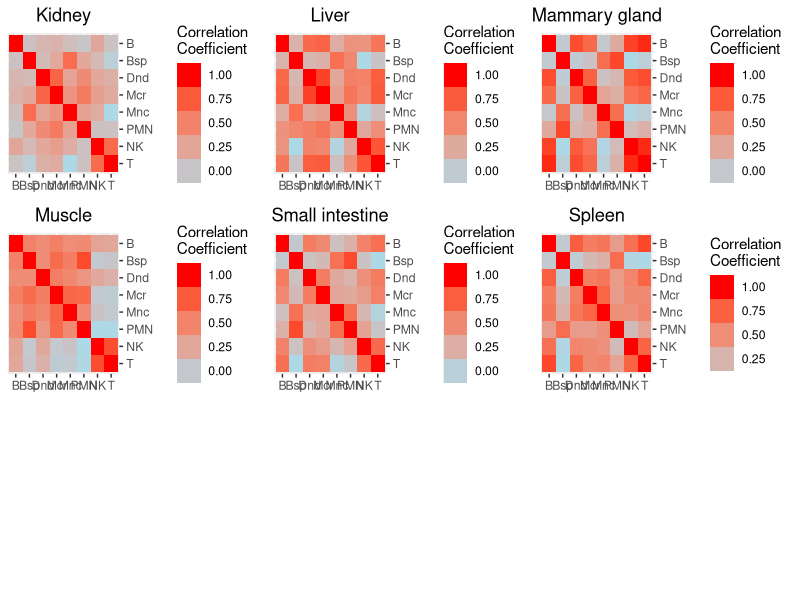

Write the R code that produced this figure. (Note: this script raises an error after producing the figure.)
library(openxlsx)
library(reshape2)
library(ggplot2)
library(RColorBrewer)
library(ggpubr)

K_sig <- read.csv("Figure_1/Data/MS/K.csv", row.names = 1)
K_sig <- K_sig[,order(colnames(K_sig))]
colnames(K_sig) <- c("B","Bsp","Dnd","Mcr","Mnc","PMN","NK","T")
K_cormat <- round(cor(K_sig),2)

K_melted <- melt(K_cormat)
K_melted$Var2 = with(K_melted, factor(Var2, levels = rev(levels(Var2))))

K_corplot <- ggplot(data = K_melted, aes(x=Var1, y=Var2, fill=value)) + 
  geom_tile() + scale_y_discrete(position = "right", label=abbreviate) + ggtitle("Kidney") +
  xlab(NULL) + ylab(NULL) + theme(plot.title = element_text(hjust = 0.5)) + guides(fill=guide_legend(title="Correlation\nCoefficient", reverse=T)) + scale_x_discrete(label=abbreviate) + scale_fill_continuous(high = "red", low = "light blue")

L_sig <- read.csv("Figure_1/Data/MS/L.csv", row.names = 1)
L_sig <- L_sig[,order(colnames(L_sig))]
colnames(L_sig) <- c("B","Bsp","Dnd","Mcr","Mnc","PMN","NK","T")
L_cormat <- round(cor(L_sig),2)

L_melted <- melt(L_cormat)
L_melted$Var2 = with(L_melted, factor(Var2, levels = rev(levels(Var2))))

L_corplot <- ggplot(data = L_melted, aes(x=Var1, y=Var2, fill=value)) + 
  geom_tile() + scale_y_discrete(position = "right", label=abbreviate) + ggtitle("Liver") +
  xlab(NULL) + ylab(NULL) + theme(plot.title = element_text(hjust = 0.5)) + guides(fill=guide_legend(title="Correlation\nCoefficient", reverse=T)) + scale_x_discrete(label=abbreviate) + scale_fill_continuous(high = "red", low = "light blue")

MG_sig <- read.csv("Figure_1/Data/MS/MG.csv", row.names = 1)
MG_sig <- MG_sig[,order(colnames(MG_sig))]
colnames(MG_sig) <- c("B","Bsp","Dnd","Mcr","Mnc","PMN","NK","T")
MG_cormat <- round(cor(MG_sig),2)

MG_melted <- melt(MG_cormat)
MG_melted$Var2 = with(MG_melted, factor(Var2, levels = rev(levels(Var2))))

MG_corplot <- ggplot(data = MG_melted, aes(x=Var1, y=Var2, fill=value)) + 
  geom_tile() + scale_y_discrete(position = "right", label=abbreviate) + ggtitle("Mammary gland") +
  xlab(NULL) + ylab(NULL) + theme(plot.title = element_text(hjust = 0.5)) + guides(fill=guide_legend(title="Correlation\nCoefficient", reverse=T)) + scale_x_discrete(label=abbreviate) + scale_fill_continuous(high = "red", low = "light blue")

M_sig <- read.csv("Figure_1/Data/MS/M.csv", row.names = 1)
M_sig <- M_sig[,order(colnames(M_sig))]
colnames(M_sig) <- c("B","Bsp","Dnd","Mcr","Mnc","PMN","NK","T")
M_cormat <- round(cor(M_sig),2)

M_melted <- melt(M_cormat)
M_melted$Var2 = with(M_melted, factor(Var2, levels = rev(levels(Var2))))

M_corplot <- ggplot(data = M_melted, aes(x=Var1, y=Var2, fill=value)) + 
  geom_tile() + scale_y_discrete(position = "right", label=abbreviate) + ggtitle("Muscle") +
  xlab(NULL) + ylab(NULL) + theme(plot.title = element_text(hjust = 0.5)) + guides(fill=guide_legend(title="Correlation\nCoefficient", reverse=T)) + scale_x_discrete(label=abbreviate) + scale_fill_continuous(high = "red", low = "light blue")

SI_sig <- read.csv("Figure_1/Data/MS/SI.csv", row.names = 1)
SI_sig <- SI_sig[,order(colnames(SI_sig))]
colnames(SI_sig) <- c("B","Bsp","Dnd","Mcr","Mnc","PMN","NK","T")
SI_cormat <- round(cor(SI_sig),2)

SI_melted <- melt(SI_cormat)
SI_melted$Var2 = with(SI_melted, factor(Var2, levels = rev(levels(Var2))))

SI_corplot <- ggplot(data = SI_melted, aes(x=Var1, y=Var2, fill=value)) + 
  geom_tile() + scale_y_discrete(position = "right", label=abbreviate) + ggtitle("Small intestine") +
  xlab(NULL) + ylab(NULL) + theme(plot.title = element_text(hjust = 0.5)) + guides(fill=guide_legend(title="Correlation\nCoefficient", reverse=T)) + scale_x_discrete(label=abbreviate) + scale_fill_continuous(high = "red", low = "light blue")

S_sig <- read.csv("Figure_1/Data/MS/S.csv", row.names = 1)
S_sig <- S_sig[,order(colnames(S_sig))]
colnames(S_sig) <- c("B","Bsp","Dnd","Mcr","Mnc","PMN","NK","T")
S_cormat <- round(cor(S_sig),2)

S_melted <- melt(S_cormat)
S_melted$Var2 = with(S_melted, factor(Var2, levels = rev(levels(Var2))))

S_corplot <- ggplot(data = S_melted, aes(x=Var1, y=Var2, fill=value)) + 
  geom_tile() + scale_y_discrete(position = "right", label=abbreviate) + ggtitle("Spleen") +
  xlab(NULL) + ylab(NULL) + theme(plot.title = element_text(hjust = 0.5)) + guides(fill=guide_legend(title="Correlation\nCoefficient", reverse=T)) + scale_x_discrete(label=abbreviate) + scale_fill_continuous(high = "red", low = "light blue")

ggarrange(K_corplot, L_corplot, MG_corplot, M_corplot, SI_corplot, S_corplot,
          ncol = 3, nrow = 3)

############Sup_Table1

K_cormat[lower.tri(K_cormat, diag = TRUE)] <- NA
K_melted_table <- melt(K_cormat, na.rm = TRUE)

L_cormat[lower.tri(L_cormat, diag = TRUE)] <- NA
L_melted_table <- melt(L_cormat, na.rm = TRUE)

MG_cormat[lower.tri(MG_cormat, diag = TRUE)] <- NA
MG_melted_table <- melt(MG_cormat, na.rm = TRUE)

M_cormat[lower.tri(M_cormat, diag = TRUE)] <- NA
M_melted_table <- melt(M_cormat, na.rm = TRUE)

SI_cormat[lower.tri(SI_cormat, diag = TRUE)] <- NA
SI_melted_table <- melt(SI_cormat, na.rm = TRUE)

S_cormat[lower.tri(S_cormat, diag = TRUE)] <- NA
S_melted_table <- melt(S_cormat, na.rm = TRUE)

K_melted_table$signature <- "Kidney"
L_melted_table$signature <- "Liver"
MG_melted_table$signature <- "Mammary gland"
M_melted_table$signature <- "Muscle"
SI_melted_table$signature <- "Small intestine"
S_melted_table$signature <- "Spleen"

cortotal <- rbind(K_melted_table,L_melted_table,MG_melted_table,M_melted_table,SI_melted_table,S_melted_table) 

#define quantiles of interest
q = c(.25, .5, .75)

Sup_Table1 <- cortotal %>%
  group_by(signature) %>%
  summarize(quant25 = quantile(value, probs = q[1]), 
            quant50 = quantile(value, probs = q[2]),
            quant75 = quantile(value, probs = q[3]),
            min = min(value),
            max = max(value),
            mean = mean(value),
            sd = sd(value)) %>% 
  ungroup()

